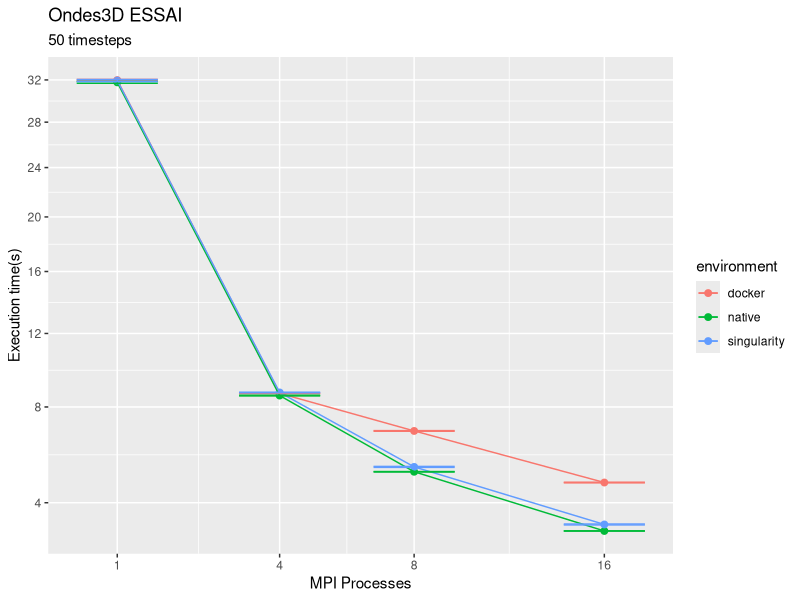

The R script that drew this image:
library(tidyverse);

docker_results <- read_csv('./doe-results.csv');
sing_native_results <- read_csv('./doe-results-sing-native.csv');

results <- bind_rows(sing_native_results, docker_results)
results <- results %>%
  mutate(time = time/1000) %>%
  group_by(environment, parallelism) %>%
  summarize(
    samples = n(),
    average = mean(time),
    stdDeviation = sd(time),
    stdError = 2*stdDeviation/sqrt(samples)
  );

g <- ggplot(results, aes(x = parallelism, y = average)) + 
  scale_x_continuous(breaks=c(1, 4, 8, 16), trans='sqrt') + 
  scale_y_continuous(breaks=seq(0, 32, 4), trans='sqrt') +
  geom_point(aes(col=environment), size=2) + 
  geom_line(aes(col=environment), size = 0.5) + 
  geom_errorbar(aes(ymin=average-stdError, ymax=average+stdError, col=environment), width=0.5) +
  ggtitle("Ondes3D ESSAI", subtitle = "50 timesteps") +
  xlab("MPI Processes") +
  ylab("Execution time(s)");

plot(g);
